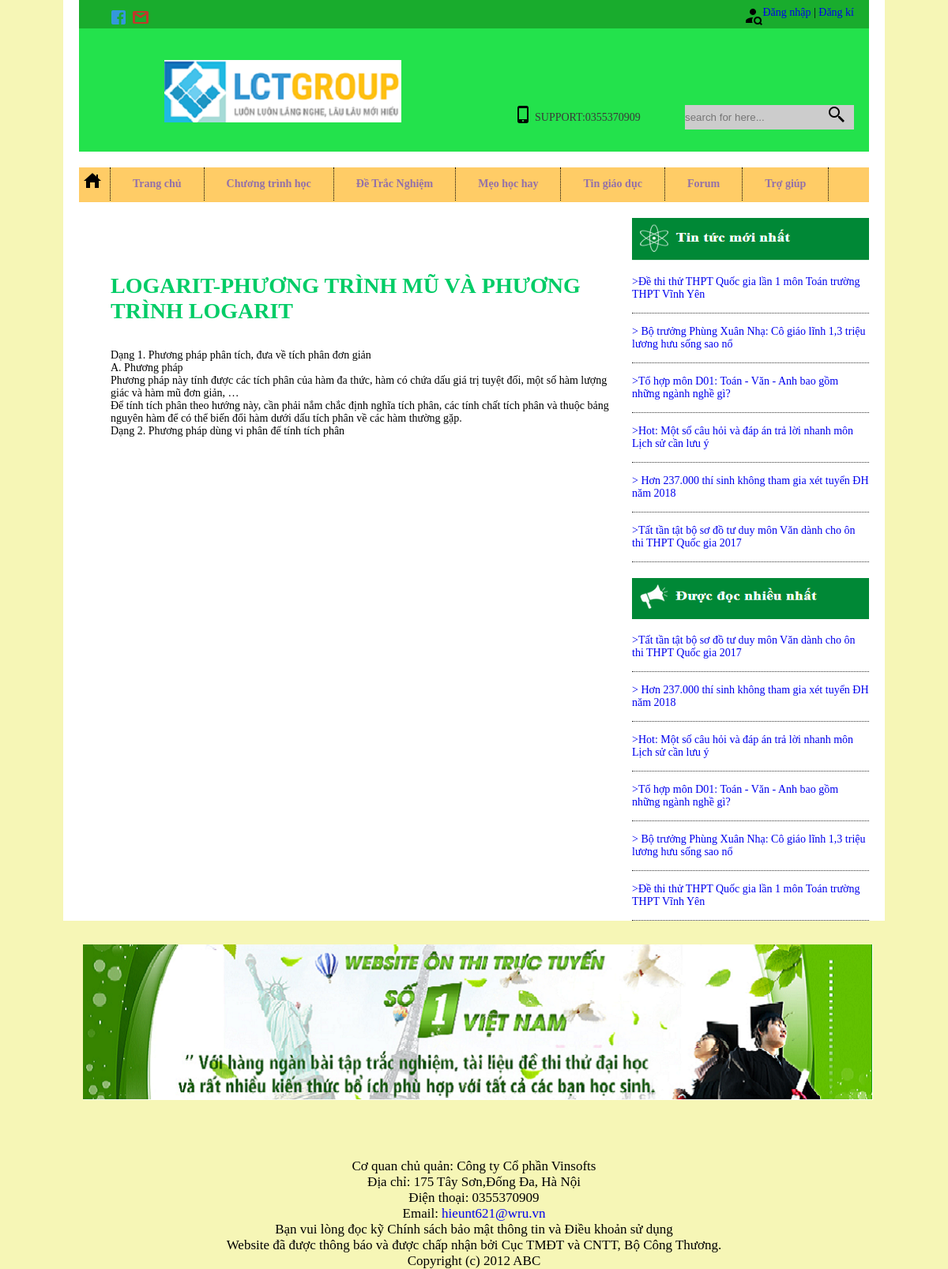
The page /2.source/chitietmon.php?id_ndm=1 on the database as committed earlier.
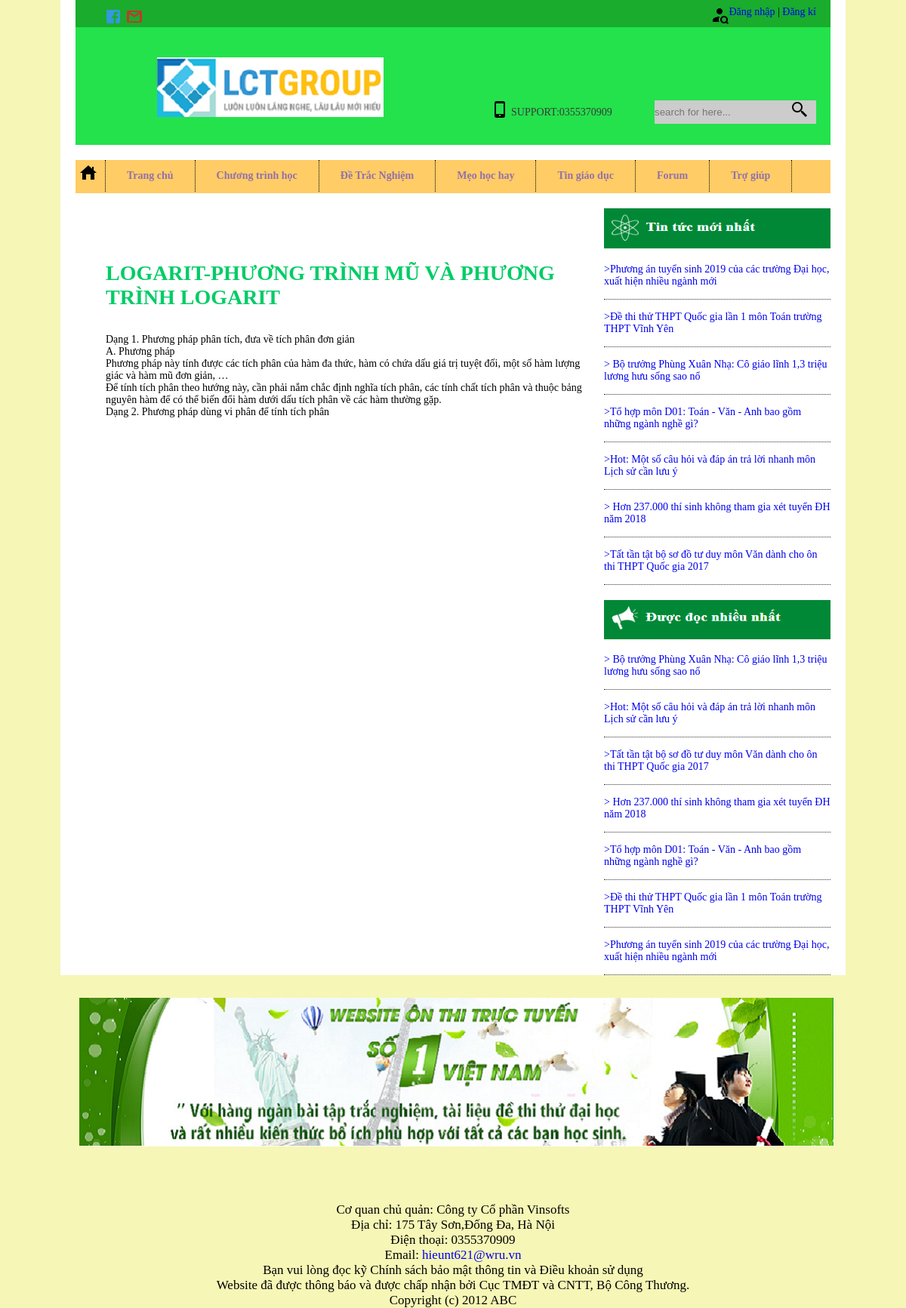
The same page on the database as committed later.
### tables this page shows
CREATE TABLE `tintuc` (
  `id_tt` int(11) NOT NULL,
  `ten_tt` varchar(225) NOT NULL,
  `noidung_tt` text NOT NULL,
  `luotxem` int(11) NOT NULL
);

### 2.source/sibar.php (the view)
<div class="sidebar">
            <div id="logo_tintuc"> <img src="hinhanh/tintuc.png" width="300" height="54" alt="Tin Tức nổi bật"></div>
            <div id="Tintuc">
                    <ul>
                    <?php
                          require('connection.php');
                          $sql="select id_tt,ten_tt from tintuc order by id_tt desc";
                          $result=mysqli_query($conn,$sql);
                          while($data = mysqli_fetch_assoc($result)){?>
                          <?php
                         echo"<li>";
                         echo"<a href='tintuc_nd.php?id=$data[id_tt]' >>$data[ten_tt]</a>";
                          echo"</li>";
                          }
                          ?>
                    </ul>
              </div>
              <div style="margin-top:20px"> <img src="hinhanh/docnhieiu.png" width="300" height="52"  alt="Đọc nhiều nhất"></div>
              <div id="Tintuc">
                 <ul>
                 <?php
                          require('connection.php');
                          $sql="select id_tt,ten_tt from tintuc order by luotxem desc ";
                          $result=mysqli_query($conn,$sql);
                          while($data = mysqli_fetch_assoc($result)){?>
                          <?php
                         echo"<li>";
                         echo"<a href='tintuc_nd.php?id=$data[id_tt]' >>$data[ten_tt]</a>";
                          echo"</li>";
                          };
                          ?>
                 </ul>
               </div>
        </div>
    </div>

Rows that differ between the two databases and show on the page:
added tintuc: ten_tt "Phương án tuyển sinh 2019 của các trường Đại học, xuất hiện nhiều ngành mới"
changed tintuc "Bộ trưởng Phùng Xuân Nhạ: Cô giáo lĩnh 1,3 triệu lương hưu sống sao nổ": moves up the list
changed tintuc "Hot: Một số câu hỏi và đáp án trả lời nhanh môn Lịch sử cần lưu ý": moves up the list
